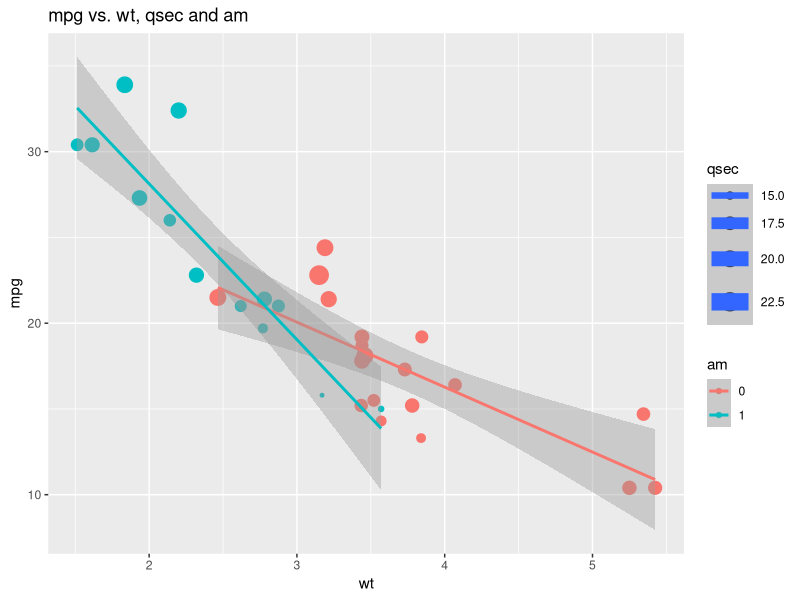

Write R code to recreate this figure.
## ---- chunk 1
knitr::opts_chunk$set(echo = FALSE, message = FALSE, warning = FALSE)
## ---- chunk 2
data(mtcars)
str(mtcars)
## ---- chunk 3
library(ggplot2)
mtcars$am<-as.factor(mtcars$am)
ggplot(data = mtcars, aes(x=wt, y = mpg,color = am, size = qsec))+
  geom_point()+
  geom_smooth(method= "lm")+
  labs(title = "mpg vs. wt, qsec and am")
